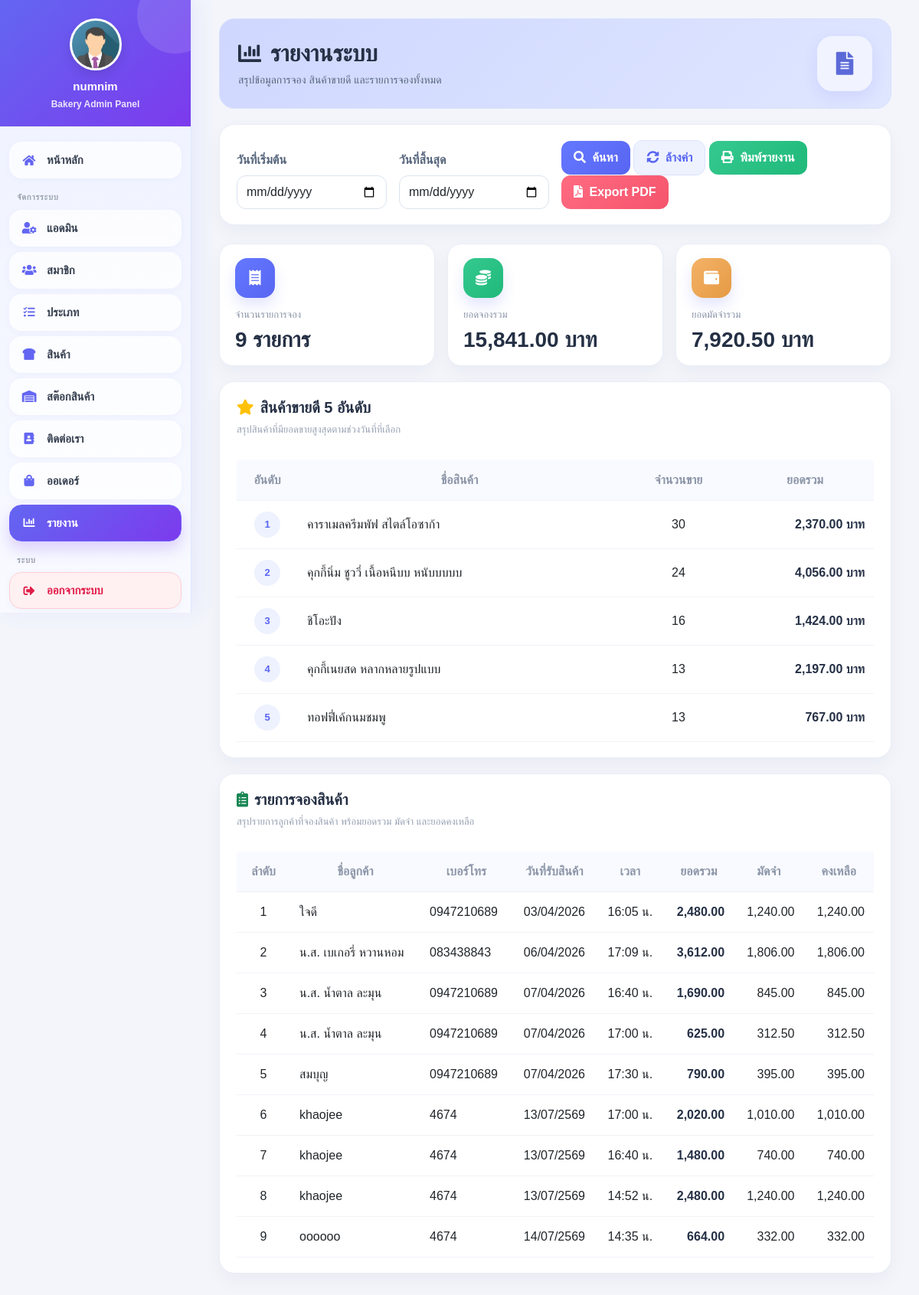
Screenshot of /admin/report.php (signed in) with the database file from the repository.
### tables this page shows
CREATE TABLE `tbl_reservation` (
  `reserve_id` int(11) NOT NULL,
  `m_id` int(11) DEFAULT NULL,
  `order_type` enum('reserve','sale') NOT NULL DEFAULT 'reserve',
  `reserve_name` varchar(150) NOT NULL,
  `reserve_phone` varchar(20) NOT NULL,
  `pickup_date` date NOT NULL,
  `pickup_time` time NOT NULL,
  `reserve_note` text,
  `total_amount` decimal(10,2) NOT NULL DEFAULT '0.00',
  `deposit_amount` decimal(10,2) NOT NULL DEFAULT '0.00',
  `payment_status` varchar(50) NOT NULL DEFAULT 'pending',
  `reserve_status` varchar(50) NOT NULL DEFAULT 'pending',
  `created_at` timestamp NOT NULL DEFAULT CURRENT_TIMESTAMP
);

### admin/report.php (the view, shortened to what this page needs)
<?php
require_once("../condb.php");
$date_start = $_GET['date_start'] ?? '';
$date_end   = $_GET['date_end'] ?? '';
$where = "";
$params = [];
$sqlTotal = "
    SELECT
        COUNT(*) AS total_orders,
        COALESCE(SUM(r.total_amount), 0) AS total_sales,
        COALESCE(SUM(r.deposit_amount), 0) AS total_deposit
    FROM tbl_reservation r
    $where
";
$stmtTotal = $conn->prepare($sqlTotal);
$stmtTotal->execute($params);
$total = $stmtTotal->fetch(PDO::FETCH_ASSOC);
$sqlTop = "
    SELECT
        p.p_name,
        SUM(rd.qty) AS total_qty,
        SUM(rd.subtotal) AS total_amount
    FROM tbl_reservation_detail rd
    INNER JOIN tbl_product p ON rd.p_id = p.p_id
    INNER JOIN tbl_reservation r ON rd.reserve_id = r.reserve_id
    $where
    GROUP BY rd.p_id, p.p_name
    ORDER BY total_qty DESC
    LIMIT 5
";
$stmtTop = $conn->prepare($sqlTop);
$stmtTop->execute($params);
$topProducts = $stmtTop->fetchAll(PDO::FETCH_ASSOC);
$sqlReserve = "
    SELECT
        r.reserve_id,
        r.reserve_name,
        r.reserve_phone,
        r.pickup_date,
        r.pickup_time,
        r.total_amount,
        r.deposit_amount,
        (r.total_amount - r.deposit_amount) AS remain_amount,
        r.created_at
    FROM tbl_reservation r
    $where
    ORDER BY r.reserve_id ASC
";
$stmtReserve = $conn->prepare($sqlReserve);
$stmtReserve->execute($params);
$reservations = $stmtReserve->fetchAll(PDO::FETCH_ASSOC);
$queryString = http_build_query([
    'date_start' => $date_start,
    'date_end'   => $date_end
]);
?>
<!DOCTYPE html>
<html lang="th">
<head>
    <link rel="stylesheet" href="../assets/css/bootstrap.min.css">
    <link rel="stylesheet" href="https://cdnjs.cloudflare.com/ajax/libs/font-awesome/5.15.4/css/all.min.css">
</head>
<body>
    <?php include("menu.php"); ?>
    <div class="content-wrapper">
        <div class="container-fluid">
            <div class="hero-card">
                <div>
                    <h1 class="hero-title">
                        <i class="fas fa-chart-bar"></i>
                        รายงานระบบ
                    </h1>
                    <p class="hero-subtitle">สรุปข้อมูลการจอง สินค้าขายดี และรายการจองทั้งหมด</p>
                </div>
                <div class="hero-icon">
                    <i class="fas fa-file-alt"></i>
                </div>
            </div>
            <div class="card filter-card mb-4 no-print">
                <div class="card-body">
                    <form method="GET" class="row g-3 align-items-end">
                        <div class="col-md-3">
                            <label class="form-label">วันที่เริ่มต้น</label>
                            <input type="date" name="date_start" class="form-control"
                                value="<?= htmlspecialchars($date_start) ?>">
                        </div>
                        <div class="col-md-3">
                            <label class="form-label">วันที่สิ้นสุด</label>
                            <input type="date" name="date_end" class="form-control"
                                value="<?= htmlspecialchars($date_end) ?>">
                        </div>
                        <div class="col-md-6">
                            <button type="submit" class="btn btn-primary">
                                <i class="fas fa-search me-1"></i> ค้นหา
                            </button>
                            <a href="report.php" class="btn btn-secondary">
                                <i class="fas fa-sync-alt me-1"></i> ล้างค่า
                            </a>
                            <button type="button" onclick="window.print();" class="btn btn-success">
                                <i class="fas fa-print me-1"></i> พิมพ์รายงาน
                            </button>
                            <a href="report_pdf.php?<?= $queryString ?>" target="_blank" class="btn btn-danger">
                                <i class="fas fa-file-pdf me-1"></i> Export PDF
                            </a>
                        </div>
                    </form>
                </div>
            </div>
            <div class="summary-grid">
                <div class="summary-card">
                    <div class="summary-icon" style="background: linear-gradient(135deg,#6478ff,#5865f2);">
                        <i class="fas fa-receipt"></i>
                    </div>
                    <div class="summary-label">จำนวนรายการจอง</div>
                    <div class="summary-value"><?= number_format($total['total_orders']) ?> รายการ</div>
                </div>
                <div class="summary-card">
                    <div class="summary-icon" style="background: linear-gradient(135deg,#35c98f,#20b97a);">
                        <i class="fas fa-coins"></i>
                    </div>
                    <div class="summary-label">ยอดจองรวม</div>
                    <div class="summary-value"><?= number_format($total['total_sales'], 2) ?> บาท</div>
                </div>
                <div class="summary-card">
                    <div class="summary-icon" style="background: linear-gradient(135deg,#f4b267,#e59a44);">
                        <i class="fas fa-wallet"></i>
                    </div>
                    <div class="summary-label">ยอดมัดจำรวม</div>
                    <div class="summary-value"><?= number_format($total['total_deposit'], 2) ?> บาท</div>
                </div>
            </div>
            <div class="card report-card">
                <div class="card-header">
                    <i class="fas fa-star me-2 text-warning"></i>สินค้าขายดี 5 อันดับ
                </div>
                <div class="card-subtitle">สรุปสินค้าที่มียอดขายสูงสุดตามช่วงวันที่ที่เลือก</div>
                <div class="card-body">
                    <div class="table-responsive">
                        <table class="table table-hover align-middle">
                            <thead>
                                <tr>
                                    <th width="80">อันดับ</th>
                                    <th>ชื่อสินค้า</th>
                                    <th width="150">จำนวนขาย</th>
                                    <th width="180">ยอดรวม</th>
                                </tr>
                            </thead>
                            <tbody>
                                <?php if (!empty($topProducts)) { ?>
                                    <?php $i = 1; ?>
                                    <?php foreach ($topProducts as $row) { ?>
                                        <tr>
                                            <td class="text-center"><span class="rank-badge"><?= $i++ ?></span></td>
                                            <td><?= htmlspecialchars($row['p_name']) ?></td>
                                            <td class="text-center"><?= number_format($row['total_qty']) ?></td>
                                            <td class="text-end amount-text"><?= number_format($row['total_amount'], 2) ?> บาท
                                            </td>
                                        </tr>
                                    <?php } ?>
                                <?php } else { ?>
                                    <tr>
                                        <td colspan="4" class="text-center text-muted">ยังไม่มีข้อมูล</td>
                                    </tr>
                                <?php } ?>
                            </tbody>
                        </table>
                    </div>
                </div>
            </div>
            <div class="card report-card">
                <div class="card-header">
                    <i class="fas fa-clipboard-list me-2 text-success"></i>รายการจองสินค้า
                </div>
                <div class="card-subtitle">สรุปรายการลูกค้าที่จองสินค้า พร้อมยอดรวม มัดจำ และยอดคงเหลือ</div>
                <div class="card-body">
                    <div class="table-responsive">
                        <table class="table table-hover align-middle">
                            <thead>
                                <tr>
                                    <th width="70">ลำดับ</th>
                                    <th>ชื่อลูกค้า</th>
                                    <th>เบอร์โทร</th>
                                    <th>วันที่รับสินค้า</th>
                                    <th>เวลา</th>
                                    <th>ยอดรวม</th>
                                    <th>มัดจำ</th>
                                    <th>คงเหลือ</th>
                                </tr>
                            </thead>
                            <tbody>
                                <?php if (!empty($reservations)) { ?>
                                    <?php $no = 1; ?>
                                    <?php foreach ($reservations as $row) { ?>
                                        <tr>
                                            <td class="text-center"><?= $no++ ?></td>
                                            <td><?= htmlspecialchars($row['reserve_name']) ?></td>
                                            <td><?= htmlspecialchars($row['reserve_phone']) ?></td>
                                            <td class="text-center"><?= date('d/m/Y', strtotime($row['pickup_date'])) ?></td>
                                            <td class="text-center"><?= date('H:i', strtotime($row['pickup_time'])) ?> น.</td>
                                            <td class="text-end amount-text"><?= number_format($row['total_amount'], 2) ?></td>
                                            <td class="text-end"><?= number_format($row['deposit_amount'], 2) ?></td>
                                            <td class="text-end"><?= number_format($row['remain_amount'], 2) ?></td>
                                        </tr>
                                    <?php } ?>
                                <?php } else { ?>
                                    <tr>
                                        <td colspan="8" class="text-center text-muted">ไม่พบข้อมูลการจอง</td>
                                    </tr>
                                <?php } ?>
                            </tbody>
                        </table>
                    </div>
                </div>
            </div>
        </div>
    </div>
</body>
</html>

### admin/report.php (style rules this page uses)
body { background: #f3f5fb; font-family: "Prompt", sans-serif; color: #2f3542; }
.content-wrapper { margin-left: 230px; padding: 24px; min-height: 100vh; background: #f3f5fb; }
.hero-card { background: linear-gradient(135deg, #cfd7ff 0%, #dfe6ff 100%); border-radius: 20px; border: 1px solid #d9e1fb; padding: 22px 24px; margin-bottom: 20px; display: flex; justify-content: space-between; align-items: center; gap: 18px; flex-wrap: wrap; }
.hero-title { font-size: 30px; font-weight: 800; color: #253045; margin: 0 0 6px; display: flex; align-items: center; gap: 12px; }
.hero-subtitle { margin: 0; color: #58677d; font-size: 14px; }
.hero-icon { width: 72px; height: 72px; border-radius: 20px; background: rgba(255, 255, 255, 0.6); display: flex; align-items: center; justify-content: center; font-size: 30px; color: #5c6ad8; box-shadow: 0 8px 20px rgba(99, 102, 241, 0.12); }
.summary-grid { display: grid; grid-template-columns: repeat(3, 1fr); gap: 16px; margin-bottom: 20px; }
.summary-card { background: #fff; border: 1px solid #e9edf5; border-radius: 18px; box-shadow: 0 10px 24px rgba(15, 23, 42, 0.04); padding: 18px 20px; }
.summary-icon { width: 52px; height: 52px; border-radius: 16px; display: flex; align-items: center; justify-content: center; font-size: 20px; margin-bottom: 12px; color: #fff; box-shadow: 0 10px 18px rgba(88, 101, 242, 0.16); }
.summary-label { color: #8b95a7; font-size: 13px; margin-bottom: 8px; }
.summary-value { font-size: 28px; font-weight: 800; color: #253045; line-height: 1.1; }
.filter-card, .report-card { background: #fff; border: 1px solid #e9edf5; border-radius: 20px; box-shadow: 0 10px 24px rgba(15, 23, 42, 0.04); overflow: hidden; }
.filter-card { margin-bottom: 20px; }
.filter-card .card-body, .report-card .card-body { padding: 20px 22px; }
.report-card { margin-bottom: 20px; }
.report-card .card-header { border: none; background: #fff; color: #253045; font-size: 20px; font-weight: 800; padding: 18px 22px 8px; }
.report-card .card-subtitle { color: #96a0b2; font-size: 13px; padding: 0 22px 10px; }
.form-label { font-weight: 700; color: #58677d; }
.form-control { border-radius: 12px; border: 1px solid #dbe3ef; min-height: 44px; }
.btn { border-radius: 12px; font-weight: 700; padding: 10px 16px; }
.btn-primary { background: linear-gradient(135deg, #6478ff, #5865f2); border: none; }
.btn-secondary { background: #eef2ff; color: #5865f2; border: 1px solid #dbe2ff; }
.btn-success { background: linear-gradient(135deg, #35c98f, #20b97a); border: none; }
.btn-danger { background: linear-gradient(135deg, #ff6b81, #f5556d); border: none; }
.table { margin-bottom: 0; }
.table thead th { background: #f8faff; color: #8d96a8; font-weight: 700; border-bottom: 1px solid #edf1f7; text-align: center; vertical-align: middle; white-space: nowrap; padding: 14px 12px; }
.table tbody td { vertical-align: middle; padding: 14px 12px; border-color: #f0f3f8; }
.amount-text { font-weight: 800; color: #253045; white-space: nowrap; }
.rank-badge { width: 34px; height: 34px; display: inline-flex; align-items: center; justify-content: center; border-radius: 50%; background: #eef2ff; color: #5865f2; font-weight: 800; font-size: 13px; }

### admin/menu.php (style rules this page uses)
body { margin: 0; font-family: 'Sarabun', sans-serif; }
.content-wrapper { margin-left: 250px !important; position: relative !important; z-index: 1 !important; min-height: 100vh; transition: all 0.3s ease; }
.wrapper, .content, .container-fluid, .card, .hero-card, .filter-card, .table-card, .report-card, .main-card { position: relative; z-index: 1; }

### rows the page displays
tbl_reservation: reserve_name "ใจดี", reserve_phone "0947210689", pickup_date "03/04/2026", pickup_time "16:05", total_amount "2,480.00", deposit_amount "1,240.00", remain_amount "1,240.00"
tbl_reservation: reserve_name "น.ส. เบเกอรี่ หวานหอม", reserve_phone "083438843", pickup_date "06/04/2026", pickup_time "17:09", total_amount "3,612.00", deposit_amount "1,806.00", remain_amount "1,806.00"
tbl_reservation: reserve_name "น.ส. น้ำตาล ละมุน", reserve_phone "0947210689", pickup_date "07/04/2026", pickup_time "16:40", total_amount "1,690.00", deposit_amount "845.00", remain_amount "845.00"
tbl_reservation: reserve_name "น.ส. น้ำตาล ละมุน", reserve_phone "0947210689", pickup_date "07/04/2026", pickup_time "17:00", total_amount "625.00", deposit_amount "312.50", remain_amount "312.50"
tbl_reservation: reserve_name "สมบุญ", reserve_phone "0947210689", pickup_date "07/04/2026", pickup_time "17:30", total_amount "790.00", deposit_amount "395.00", remain_amount "395.00"
tbl_reservation: reserve_name "khaojee", reserve_phone "4674", pickup_date "13/07/2569", pickup_time "17:00", total_amount "2,020.00", deposit_amount "1,010.00", remain_amount "1,010.00"
tbl_reservation: reserve_name "khaojee", reserve_phone "4674", pickup_date "13/07/2569", pickup_time "16:40", total_amount "1,480.00", deposit_amount "740.00", remain_amount "740.00"
tbl_reservation: reserve_name "khaojee", reserve_phone "4674", pickup_date "13/07/2569", pickup_time "14:52", total_amount "2,480.00", deposit_amount "1,240.00", remain_amount "1,240.00"
tbl_reservation: reserve_name "oooooo", reserve_phone "4674", pickup_date "14/07/2569", pickup_time "14:35", total_amount "664.00", deposit_amount "332.00", remain_amount "332.00"

### other values shown
$_SESSION['m_name'] "numnim"
$total['total_orders'] "9"
$total['total_sales'] "15,841.00"
$total['total_deposit'] "7,920.50"
$row['p_name'] "คาราเมลครีมพัฟ สไตล์โอซาก้า"
$row['total_qty'] "30"
$row['total_amount'] "2,370.00"
$row['p_name'] "คุกกี้นิ่ม ชูววี่ เนื้อหนึบบ หนับบบบบ"
$row['total_qty'] "24"
$row['total_amount'] "4,056.00"
$row['p_name'] "ชิโอะปัง"
$row['total_qty'] "16"
$row['total_amount'] "1,424.00"
$row['p_name'] "คุกกี้เนยสด หลากหลายรูปแบบ"
$row['total_qty'] "13"
